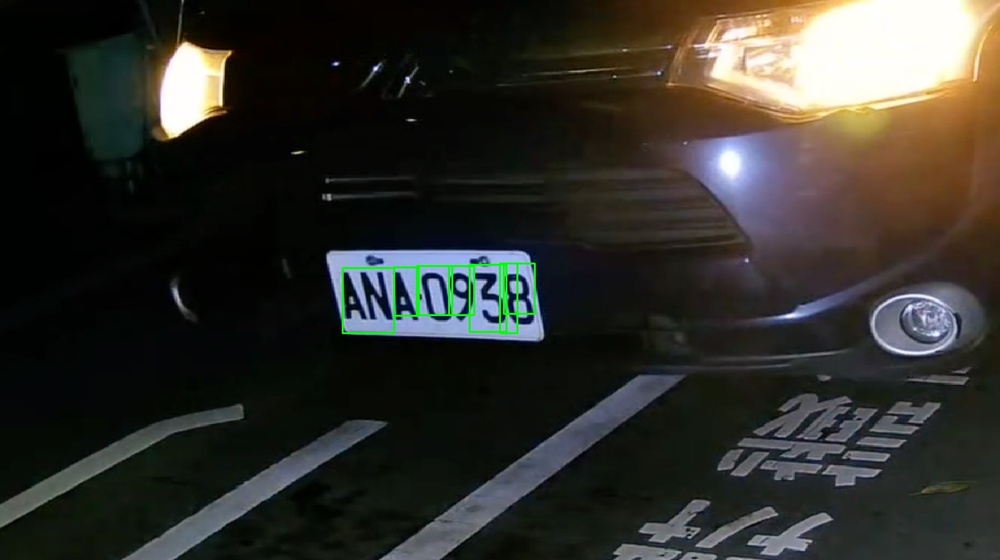
#> input picture number/004.jpg, 1000 x 560 px, shrunk from 1551 x 868 before the run, found by its file name
$ python perspective.py
#> lines starting #> are read from the running program, lines starting #| are printed output that depends on the picture; after the words box and inside, x2 and y2 are one past the last pixel; in counts of white or black regions, pixels touching at a corner belong together
import cv2
import numpy as np
from os import makedirs, path

def process_license_plate(image_path, debug=False):
    # 建立輸出目錄（若不存在）
#> called with image_path = 'board/004.jpg', debug = True
    makedirs('processed_board', exist_ok=True)

    # 讀取影像
    image = cv2.imread(image_path)
#> image is the input picture: shape (560, 1000, 3); mean B, G, R 42.9, 47.8, 48.6
    if image is None:
        print(f"無法讀取圖片: {image_path}")
        return None, None, None, None

    # 轉換為灰度圖並進行預處理
    gray = cv2.cvtColor(image, cv2.COLOR_BGR2GRAY)
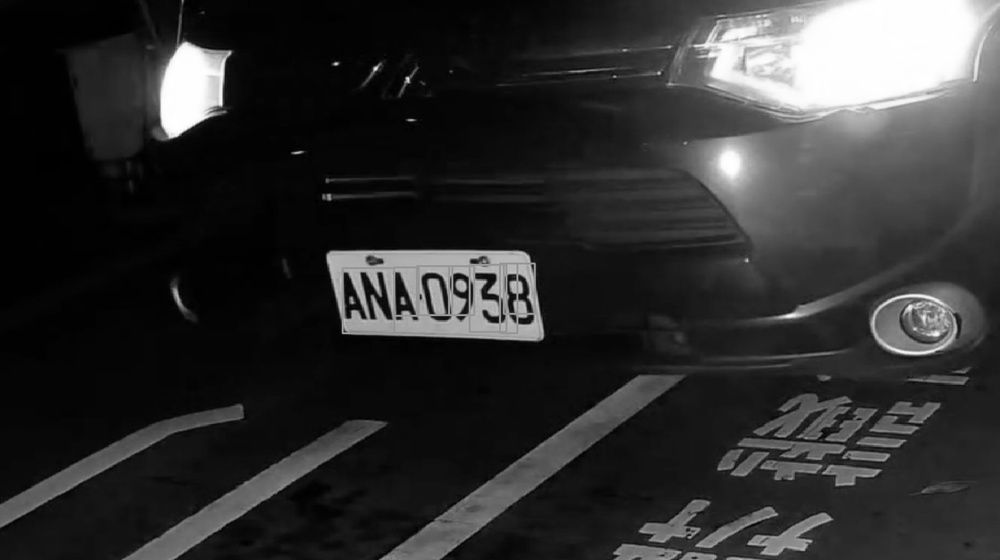
#> gray: shape (560, 1000); min 0, max 255, mean 47.5
    gray = cv2.equalizeHist(gray)  # Enhance contrast
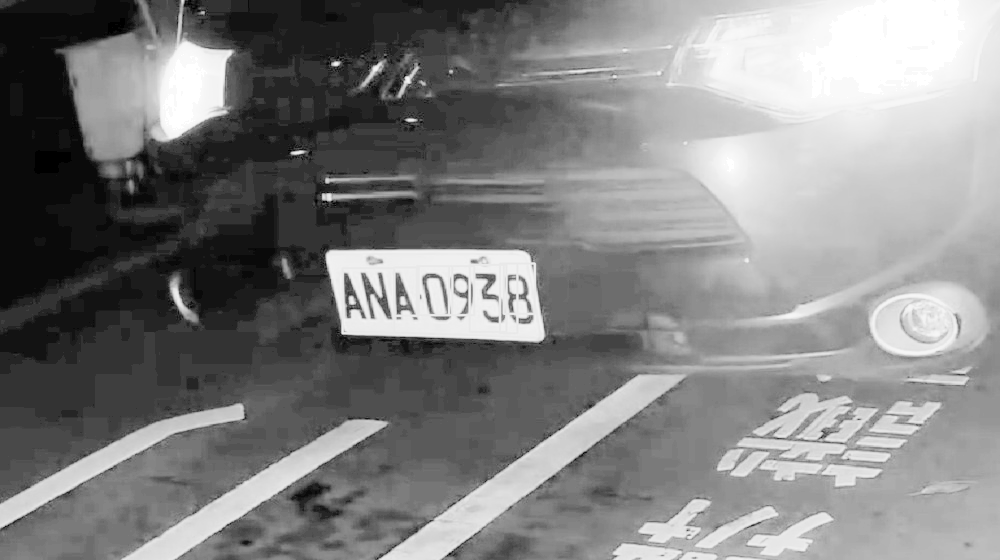
#> gray: shape (560, 1000); min 0, max 255, mean 129.6
    blur = cv2.GaussianBlur(gray, (5, 5), 0)  # Moderate blur size

    license_plate_contour = None
    max_area = 0

    for (canny_low, canny_high) in [(30, 100), (60, 170), (90, 220)]:  # Adjusted thresholds
        edges = cv2.Canny(blur, canny_low, canny_high)
        kernel = np.ones((5, 5), np.uint8)  # Increased kernel size
        closed = cv2.morphologyEx(edges, cv2.MORPH_CLOSE, kernel)
        contours, _ = cv2.findContours(closed, cv2.RETR_EXTERNAL, cv2.CHAIN_APPROX_SIMPLE)

        for contour in contours:
            area = cv2.contourArea(contour)
            peri = cv2.arcLength(contour, True)
            approx = cv2.approxPolyDP(contour, 0.04 * peri, True)
            if len(approx) == 4 and area > 500 and area > max_area:
                license_plate_contour = approx
                max_area = area
        if license_plate_contour is not None:
            break  # Stop once a valid plate is found
#> this loop made 1 pass
#> pass 1, in process_license_plate, `edges = cv2.Canny(blur, canny_low, canny_high)`:
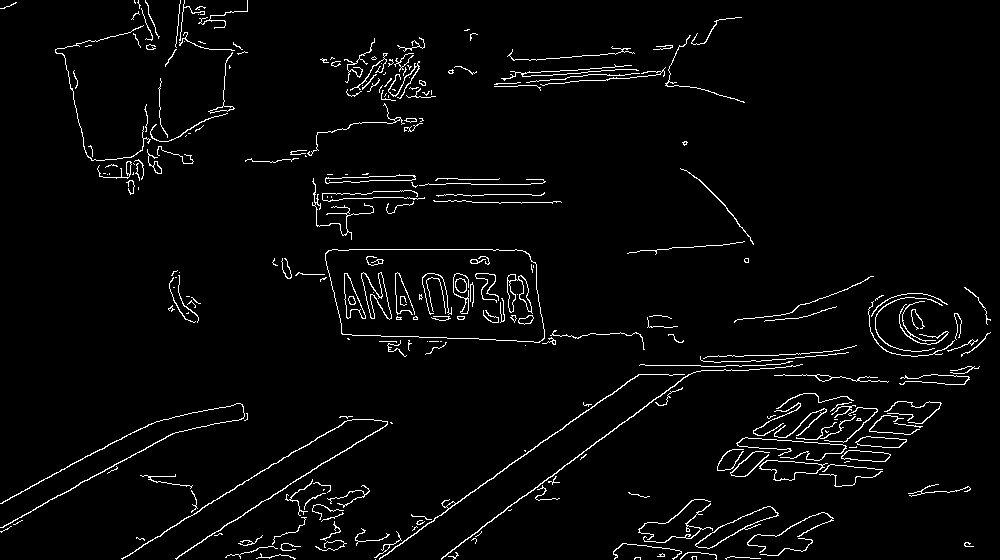
#> edges: shape (560, 1000); 3.2% white in thin lines or dots
#> pass 1, in process_license_plate, `closed = cv2.morphologyEx(edges, cv2.MORPH_CLOSE, kernel)`:
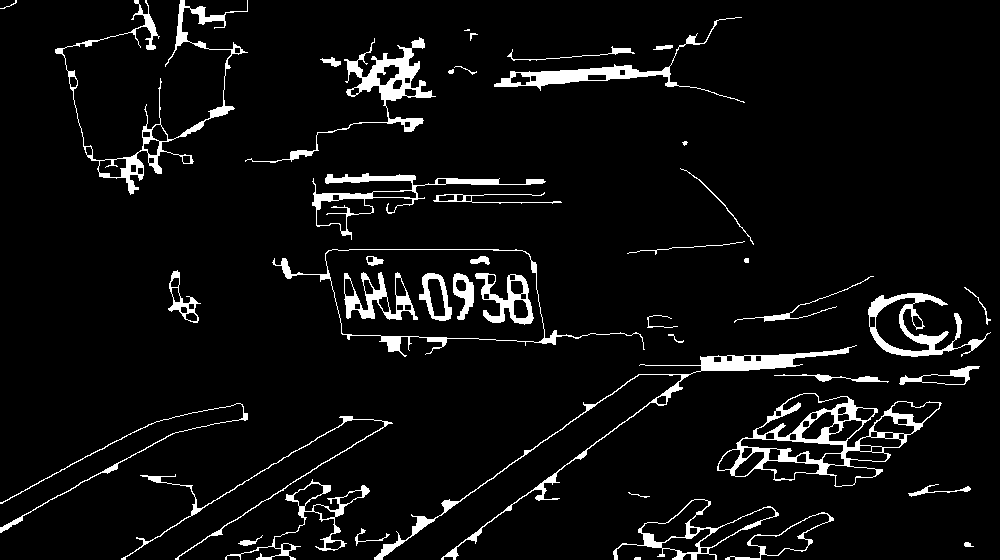
#> closed: shape (560, 1000); 5.8% white; 45 white regions (2 under 20 px), largest, box (x1, y1, x2, y2) and area: (717, 393, 942, 487) 3857, (374, 345, 857, 560) 3567, (55, 0, 248, 195) 3183
#> after the loop, license_plate_contour = [[741, 17], [494, 86], [744, 102], [669, 81]]; max_area = 1952

    if license_plate_contour is None:
        # 若無法找到車牌，使用圖片邊緣作為邊界
        h, w = image.shape[:2]
        license_plate_contour = np.array([
            [0, 0],
            [w - 1, 0],
            [w - 1, h - 1],
            [0, h - 1]
        ], dtype="float32")

    # 獲取車牌的四個角點
    pts = license_plate_contour.reshape(4, 2)
#> pts = [[741, 17], [494, 86], [744, 102], [669, 81]]

    # 將角點排序：上左、上右、下右、下左
    rect = np.zeros((4, 2), dtype="float32")
    s = pts.sum(axis=1)
#> s = [758, 580, 846, 750]
    rect[0] = pts[np.argmin(s)]
    rect[2] = pts[np.argmax(s)]
    diff = np.diff(pts, axis=1)
#> diff = [-724, -408, -642, -588]
    rect[1] = pts[np.argmin(diff)]
    rect[3] = pts[np.argmax(diff)]

    # 計算車牌的寬度和高度
    (tl, tr, br, bl) = rect
    widthA = np.linalg.norm(br - bl)
    widthB = np.linalg.norm(tr - tl)
    maxWidth = max(int(widthA), int(widthB))

    heightA = np.linalg.norm(tr - br)
    heightB = np.linalg.norm(tl - bl)
    maxHeight = max(int(heightA), int(heightB))

    # Maintain aspect ratio if necessary
    aspect_ratio = maxWidth / maxHeight
    desired_aspect = 4.0 / 1.0  # Typical license plate aspect ratio
    if aspect_ratio > desired_aspect:
        maxWidth = int(maxHeight * desired_aspect)
    else:
        maxHeight = int(maxWidth / desired_aspect)

    # 設定目標點，對應於校正後的車牌影像
    dst = np.array([
        [0, 0],
        [maxWidth - 1, 0],
        [maxWidth - 1, maxHeight - 1],
        [0, maxHeight - 1]
    ], dtype="float32")

    # 計算透視變換矩陣
    M = cv2.getPerspectiveTransform(rect, dst)
    # 進行透視變換
    warped = cv2.warpPerspective(image, M, (maxWidth, maxHeight))
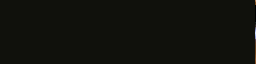
#> warped: shape (64, 256, 3); mean B, G, R 12.2, 17.2, 16.3

    # Crop top and bottom 10%
    height = warped.shape[0]
#> height = 64
    top_crop = int(0.15 * height)
#> top_crop = 9
    bottom_crop = int(0.12 * height)
#> bottom_crop = 7
    warped = warped[top_crop:height - bottom_crop, :]
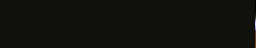
#> warped: shape (48, 256, 3); mean B, G, R 12.2, 17.2, 16.3

    # 儲存結果
    output_path = path.join('processed_board', path.basename(image_path))
    cv2.imwrite(output_path, warped)

    # 若啟用除錯模式，顯示結果
    if debug:
        cv2.imshow('Original Image', image)
        cv2.imshow('Detected License Plate', warped)
        cv2.waitKey(0)
        cv2.destroyAllWindows()

    return output_path, M, rect, top_crop

if __name__ == '__main__':
    # 執行車牌處理
    image_path = 'board/004.jpg'  # 使用相對路徑
    output_path, M, rect, top_crop = process_license_plate(image_path, debug=True)
#> output_path = 'processed_board/004.jpg'; top_crop = 9
    if output_path and M is not None:
        print(f"車牌處理完成，結果儲存於 {output_path}")
#| 車牌處理完成，結果儲存於 processed_board/004.jpg
    else:
        print("車牌處理失敗")
